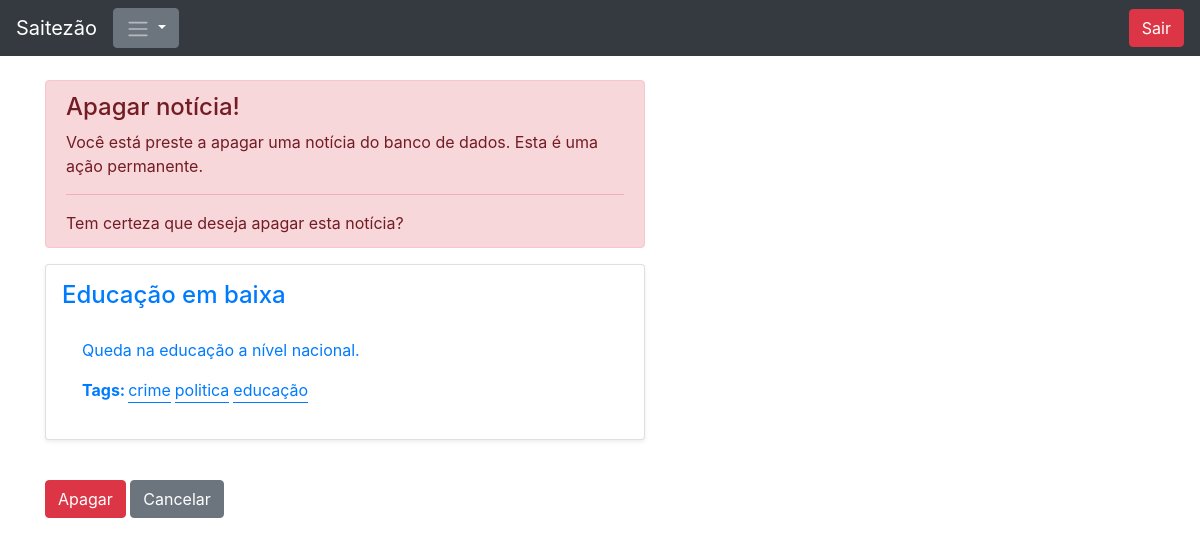
Screenshot of /minhasNoticias/apagar/2 (signed in) with the database file from the repository.
### app_noticias/models.py (models this page shows, shortened)
class Noticia(models.Model):
    class Meta:
        verbose_name = 'Notícia'
        verbose_name_plural = 'Notícias'
    autor = models.ForeignKey(Pessoa, on_delete=models.CASCADE, null=True, blank=True)
    tags = models.ManyToManyField(Tag)
    titulo = models.CharField(max_length=120, null=True, blank=True)
    resumo = models.TextField(max_length=500, null=True, blank=True)
    descricao = models.TextField(null=True, blank=True)

class Tag(models.Model):
    nome = models.CharField(max_length=64)
    slug = models.SlugField(max_length=64)
    def __str__(self):
        return self.nome

### app_noticias/views.py (the view)
# urls.py: path('minhasNoticias/apagar/<int:noticia_id>', apagarNoticia, name="apagarNoticia"),
def apagarNoticia(request, noticia_id):
    if request.user.is_authenticated:
        noticia = Noticia.objects.get(pk=noticia_id)
        return render(request, 'app_noticia/noticia_confirmar_delete.html', {'noticia':noticia})
    else:
        return render(request, 'app_noticia/erro_acesso.html', {})

### app_noticias/templates/app_noticia/noticia_confirmar_delete.html (shortened to what this page needs)
{% extends "app_noticia/main.html" %}
{% block container %}
<form action="/noticia/delete" method="POST" style="max-width: 600px;">
    <div class="form-group">
        <div class="alert alert-danger" role="alert">
            <h4 class="alert-heading">Apagar notícia!</h4>
            <p>Você está preste a apagar uma notícia do banco de dados. Esta é uma ação permanente. </p>
            <hr>
            <p class="mb-0">Tem certeza que deseja apagar esta notícia?</p>
        </div>
    </div>
    <div class="form-group">
        <div class="row">
            <div class="col" style="color: #007bff;">
                <div class="card mb-4 shadow-sm p-3">
                    <a href="/noticia/{{ noticia.id }}">
                        <h4>{{ noticia.titulo }}</h4>
                    </a>
                    <div class="card-body">
                        <p class="card-text" style="text-align: justify;"> {{ noticia.resumo }} </p>
                        <div class="d-flex justify-content-space-between">
                            <ul class="nav"> <strong>Tags:</strong>
                                {% for j in noticia.tags.all %}
                                    <li class="nav-item" style="margin-right: 1px; margin-left: 3px; border-bottom: 1px double;">
                                        {{ j }}
                                    </li>
                                {% endfor %}
                            </ul>
                        </div>
                    </div>
                </div>
            </div>
        </div>
    </div>
    <div class="form-group">
        <input type="submit" id="{{ noticia.id }}" class="btn btn-danger" value="Apagar"/>
        <a href="{% url 'minhasNoticias' %}" class="btn btn-secondary"> Cancelar</a>
    </div>
</form>
{% endblock %}

### app_noticias/templates/app_noticia/main.html (style rules this page uses)
body { padding-top: 5rem; }

### rows the page displays
Noticia: titulo "Educação em baixa", resumo "Queda na educação a nível nacional."
Tag: nome "crime"
Tag: nome "politica"
Tag: nome "educação"
